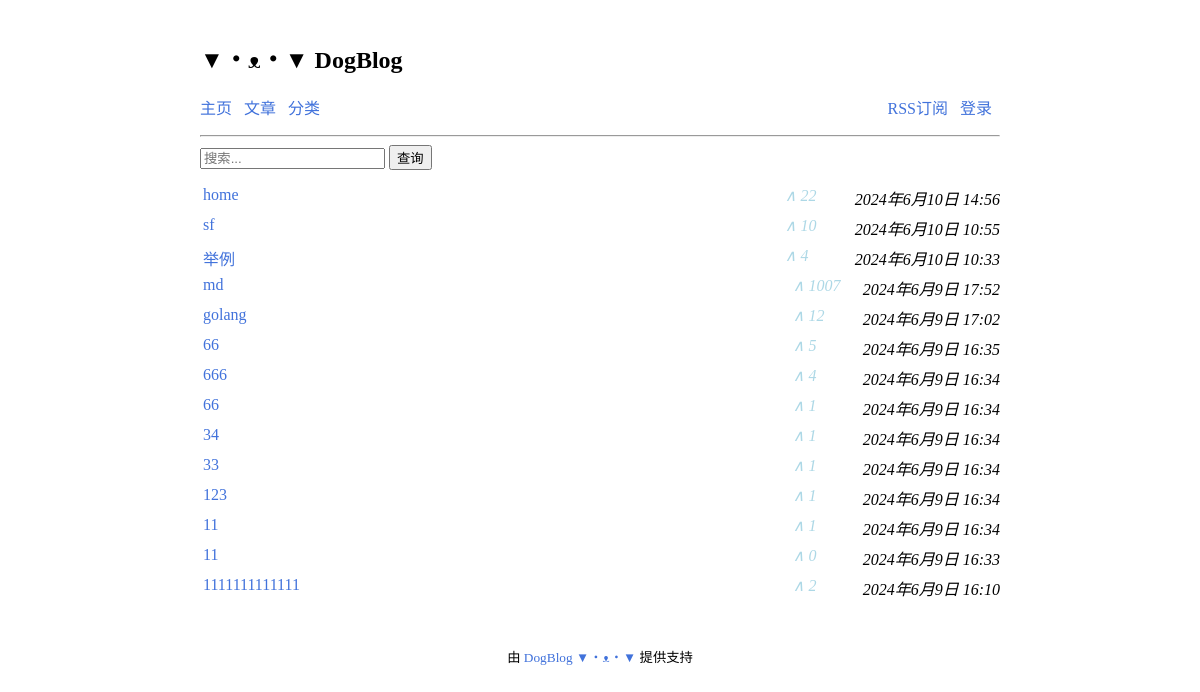
Screenshot of /posts/?c=Golang with the database file from the repository.
### blog/models.py (models this page shows, shortened)
class Article(models.Model):
    STATUS_CHOICES = (
        ('d', '草稿'),
        ('p', '发表'),
    )
    title = models.CharField('标题', max_length=50)
    content = models.TextField('正文', null=True, blank=True)
    category = models.ForeignKey(Category, verbose_name="类别", on_delete=models.CASCADE)
    tags = models.ManyToManyField(Tag, verbose_name='标签集合', blank=True)
    status = models.CharField('文章状态', max_length=1, choices=STATUS_CHOICES, default='p')
    views = models.PositiveIntegerField('浏览量', default=0)
    published = models.DateTimeField('发布时间', default= now, null=True)
    updated = models.DateTimeField('更新时间',  auto_now=True)
    created = models.DateTimeField('创建时间', auto_now_add=True)
    class Meta:
        ordering = ['-published']
        verbose_name = "文章"
        verbose_name_plural = verbose_name

### blog/views.py (the view)
# urls.py: path("posts/", views.posts, name = "posts-page"),
def posts(request):
    q = request.GET.get('q') if request.GET.get('q') != None else ''
    c = request.GET.get('c') if request.GET.get('c') != None else ''
    t = request.GET.get('t') if request.GET.get('t') != None else ''
    if request.user.is_authenticated:
        if t != "" and t != None:
            articles = Article.objects.all().filter(
                Q(title__icontains = q) |
                Q(content__icontains = q) |
                Q(category__name__icontains = q)
            ).filter(
                Q(category__name__icontains = c)
            ).filter(
                Q(tags__name__icontains = t)
            )
        else:
            articles = Article.objects.all().filter(
                Q(title__icontains = q) |
                Q(content__icontains = q) |
                Q(category__name__icontains = q)
            ).filter(
                Q(category__name__icontains = c)
            )
    else:
        if t != "" and t != None:
            articles = Article.objects.filter(
                Q(status='p') &
                (
                    Q(title__icontains = q) |
                    Q(content__icontains = q) |
                    Q(category__name__icontains = q)
                )
                ).filter(
                Q(category__name__icontains = c)
                ).filter(
                Q(tags__name__icontains = t)
                )
        else:
            articles = Article.objects.filter(
                Q(status='p') &
                (
                    Q(title__icontains = q) |
                    Q(content__icontains = q) |
                    Q(category__name__icontains = q)
                )
                ).filter(
                Q(category__name__icontains = c)
                )
    paginator = Paginator(articles, 20)   # 实例化分页对象
    page = request.GET.get('page')       # 从url获取页码
    try:
        page_obj = paginator.page(page)
    except PageNotAnInteger:
        page_obj = paginator.page(1)     # 如果传入不是整数，默认第一页
    except EmptyPage:
        page_obj = paginator.page(paginator.num_pages)
    is_paginated = True if paginator.num_pages > 1 else False   # 页数小于1，不使用分页
    context = {'page_obj': page_obj, 'is_paginated': is_paginated}
    return render(request, 'posts.html', context)

### blog/templates/posts.html (shortened to what this page needs)
{% extends "base.html" %}
{% block content %}
<content>
  <form action="{% url 'posts-page' %}" method="get">
    <input type="text" name="q" placeholder="搜索..." />
    <input type="submit" value="查询" />
  </form>
  <div>
    <ul style="padding-left: 3px;">
      {% for article in page_obj %}
        <li style="border-bottom: 1px; border-color: azure; height: 30px;list-style: none;">
          {% if article.status == 'd' %}
          <span >
            <a href="{% url 'article-detail' article.id %}" style="color: rgb(104,184,142)">{{article.title}}</a>
          </span>
          {% else %}
            <a href="{% url 'article-detail' article.id %}">{{article.title}}</a>
          {% endif %}
          <i style="float: right;">
            <span style="color: lightblue; margin-left: 6px; width: 70px; float:left;">
              &and; {{ article.views }}
            </span>
            <span>
              {{article.published}}
            </span>
          </i>
        </li>
      {% endfor %}
    </ul>
  </div>
</content>
{% endblock content %}

### blog/static/css/base.css (style rules this page uses)
html { font-family: STZhongsong,Georgia, serif; }
a { text-decoration: none; color: rgb(65, 114, 219); }
@media screen and (min-width: 800px) { body { width: 800px; margin: 0 auto; padding: 20px; } }

### rows the page displays
Article: title "home", views "22", published "2024年6月10日 14:56"
Article: title "sf", views "10", published "2024年6月10日 10:55"
Article: title "举例", views "4", published "2024年6月10日 10:33"
Article: title "md", views "1007", published "2024年6月9日 17:52"
Article: title "golang", views "12", published "2024年6月9日 17:02"
Article: title "66", views "5", published "2024年6月9日 16:35"
Article: title "666", views "4", published "2024年6月9日 16:34"
Article: title "66", views "1", published "2024年6月9日 16:34"
Article: title "34", views "1", published "2024年6月9日 16:34"
Article: title "33", views "1", published "2024年6月9日 16:34"
Article: title "123", views "1", published "2024年6月9日 16:34"
Article: title "11", views "1", published "2024年6月9日 16:34"
Article: title "11", views "0", published "2024年6月9日 16:33"
Article: title "1111111111111", views "2", published "2024年6月9日 16:10"
